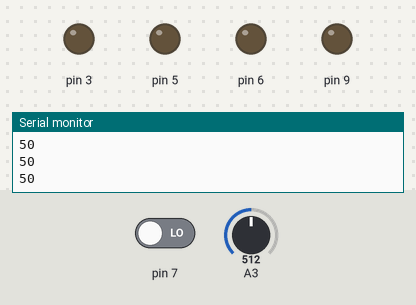
Recording of a sketch running on a simulated Arduino Uno, built with avr-gcc and run on an emulated ATmega328P. Parts: output pins drawn as LEDs (lit = HIGH), the last lines printed to the serial monitor. The inputs (shaded band) are chosen by the test bench; at power-on: A3 = 512, pin 7 LOW.

Above: at 1.2 s.
1.3 s: A3 set to 504
At 2.6 s:
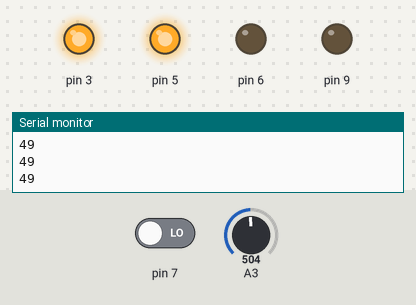
2.9 s: A3 set to 716
At 4.1 s:
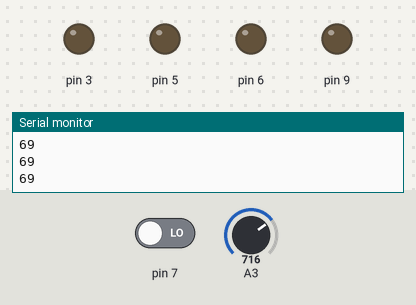
4.4 s: A3 set to 511
At 5.4 s:
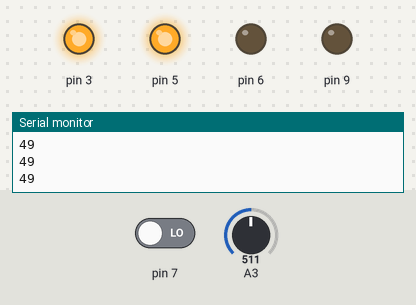
Timing chart, 0 to 7.4 s (numbered marks = the images above; inputs shaded):
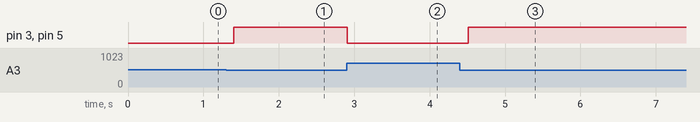

Measured:
- the behaviour switches between 512 and 511 on A3 (found by bisection; images 0 and 1)
- after the input at 1.3 s, pin 3, pin 5: LOW → HIGH after 0.10 s
- after the input at 2.9 s, pin 3, pin 5: HIGH → LOW at once
- after the input at 4.4 s, pin 3, pin 5: LOW → HIGH after 0.11 s

The sketch:

sketch_may31ebuzzer_therm.ino
```cpp
void setup() {
  // put your setup code here, to run once:
  //analogRead(a3);
  Serial.begin(9600);
  pinMode(3, OUTPUT);
  pinMode(5, OUTPUT);
  pinMode(6, OUTPUT);
  pinMode(9, OUTPUT);


}
int c = 0;
void loop() {
  // put your main code here, to run repeatedly

  int i = analogRead(A3);
   i=map(i,0,1023,0,100);
  Serial.println(i);
  if ( i <50)
  {

    if (digitalRead(7) == 1)
     { c++;
      delay(100);
        Serial.println(c);

     }
    //  digitalWrite(5,i);
    // digitalWrite(3,i);
    if (c ==0)
    { digitalWrite(5, 1);
      digitalWrite(3, 1);
    }
    else
    { digitalWrite(5, 0);
      digitalWrite(3, 0);
        Serial.println(c);
    }


  }
  else
  { c = 0;
    digitalWrite(3, 0);
    digitalWrite(5, 0);
    delay(200);
  }

}
```
